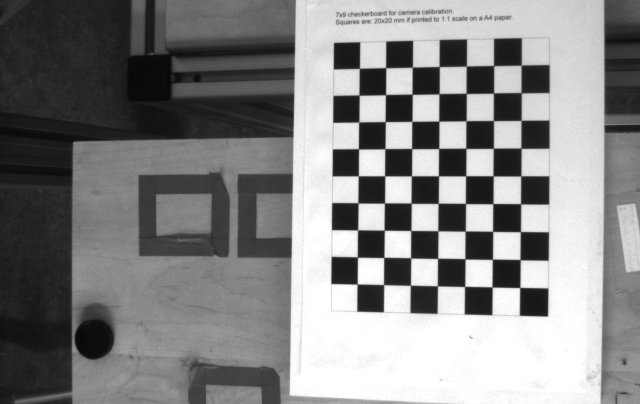
#> input picture Python_Files/Images/cam1Img/image1_2.bmp, 640 x 404 px, found by its file name
$ python pixel2WCos.py
#> lines starting #> are read from the running program, lines starting #| are printed output that depends on the picture; after the words box and inside, x2 and y2 are one past the last pixel; in counts of white or black regions, pixels touching at a corner belong together
import numpy as np
import cv2 as cv
import matplotlib.pyplot
import glob
import time

class worldCOS:

    rotVec = None
    transVec = None
    camMatrix = None
    disicoeff = None

    def __init__(self):
        self.rotVec = np.load('pixel2WCos/rot_mtx.npy')
        self.transVec = np.load('pixel2WCos/tTvec_mtx.npy')
        self.camMatrix = np.load('pixel2WCos/cam_mtx.npy')
        self.disicoeff = np.load('pixel2WCos/dist.npy')


    def calculateXYZ(self,u,v):

        pixel = np.array([[u,v,1]], dtype= np.float32)
        pixel = pixel.T
        invCamMat = np.linalg.inv(self.camMatrix)

        rotMat,_ = cv.Rodrigues(self.rotVec)

        invRotMat = np.linalg.inv(rotMat)

        xyz = invRotMat.dot(invCamMat.dot(pixel) - self.transVec)


        return xyz


def caliberation(image):

    # termination criteria
    criteria = (cv.TERM_CRITERIA_EPS + cv.TERM_CRITERIA_MAX_ITER, 30, 0.001)

    # prepare object points, like (0,0,0), (1,0,0), (2,0,0) ....,(6,5,0)
    objp = np.zeros((9*7,3), np.float32)
    objp[:,:2] = np.mgrid[0:7,0:9].T.reshape(-1,2)

    # Arrays to store object points and image points from all the images.
    objpoints = [] # 3d point in real world space
    imgpoints = [] # 2d points in image plane.

    img = cv.imread(image)

    gray = cv.cvtColor(img, cv.COLOR_BGR2GRAY)

    # Find the chess board corners
    ret, corners = cv.findChessboardCorners(gray, (7,9), None)

    # If found, add object points, image points (after refining them)
    if ret == True:
        objpoints.append(objp)
        corners2=cv.cornerSubPix(gray,corners, (11,11), (-1,-1), criteria)
        imgpoints.append(corners)
        # Draw and display the corners
        cv.drawChessboardCorners(img, (7,9), corners2, ret)
        cv.imshow("DrawChessBoard", img)
        cv.waitKey(1000)

    cv.destroyAllWindows()
    ret, camMat, dist, rotVecs, transVecs = cv.calibrateCamera(objpoints, imgpoints, gray.shape[::-1], None, None)
    # [4 lines of commented-out code are left out]
    print("camera_Matrix: \n", camMat)
    print("Distortion coefficient: \n", dist)
    print("Rotation Vector: \n", rotVecs)
    print("Trnaslation Vector: \n", transVecs)

# img = "Images\cam1Img\image1_2.bmp"
# caliberation(img)


def pixel2World(pixelValues, camMatrix, distCoeff, rotVector, transVector):

    # Convert Pixel coordinates to normalized image coordinates
    # x = (u-cx)/fx; y = (v-cy)/fy
    normalCoord = cv.undistortPoints(np.array([pixelValues],dtype = np.float32), camMatrix, distCoeff)
    print(camMatrix)
    print(pixelValues )
    print(normalCoord)

    # Convert Normalized coordinates to homogenous coordinates
    homogenousCoord = np.append(normalCoord[0][0], 1)
    homogenousCoord = np.array([homogenousCoord], dtype= np.float32)
    homogenousCoord = homogenousCoord.T

    # [6 lines of commented-out code are left out]

    rotMatrix, s = cv.Rodrigues(rotVector)
    invRotMatrix = np.linalg.inv(rotMatrix)
    invCamMatrix = np.linalg.inv(camMatrix)
    worldCos1 = np.dot(invRotMatrix, (homogenousCoord - transVector))
    print(worldCos1)

    ## 2nd method
    pixel = np.array([[pixelValues[0], pixelValues[1], 1]], dtype=np.float32)
    # pixel = np.array([[homogenousCoord[0], homogenousCoord[1], 1]], dtype=np.float32)
    pixel = pixel.T


    worldCOS = np.dot(invRotMatrix, (np.dot(invCamMatrix,pixel)- transVector))

    return worldCOS

rotVec = np.load('pixel2WCos/rot_mtx.npy')
#> (reads Python_Files/pixel2WCos/rot_mtx.npy from the repository)
transVec = np.load('pixel2WCos/tTvec_mtx.npy')
#> (reads Python_Files/pixel2WCos/tTvec_mtx.npy from the repository)
camMatrix = np.load('pixel2WCos/cam_mtx.npy')
#> (reads Python_Files/pixel2WCos/cam_mtx.npy from the repository)
disicoeff = np.load('pixel2WCos/dist.npy')
#> (reads Python_Files/pixel2WCos/dist.npy from the repository)
pixel = (200,200)


path = "Images\cam1Img\image1_2.bmp"
img = cv.imread(path)
#> img is the input picture: shape (404, 640, 3); min 8, max 255, mean 132.4
print(img.shape)
#| (404, 640, 3)

x= img[pixel]
#> x = [135, 135, 135]
cv.circle(img, (x[0],x[1]), 20,(0, 0,255), -1)
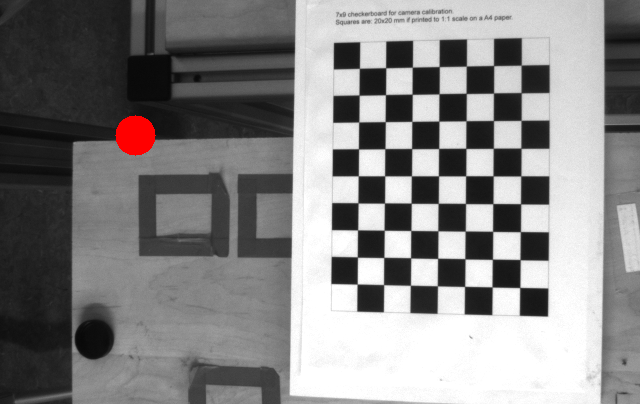
#> img: shape (404, 640, 3); 0.49% of pixels changed, all inside (x1, y1, x2, y2) = (115, 115, 156, 156)
cv.imshow("Edt image",img)
cv.waitKey(0)
cv.destroyAllWindows()


wcs = pixel2World(pixel, camMatrix, disicoeff, rotVec, transVec)
print(wcs)

c1 = worldCOS()
print(c1.calculateXYZ(200,200))
